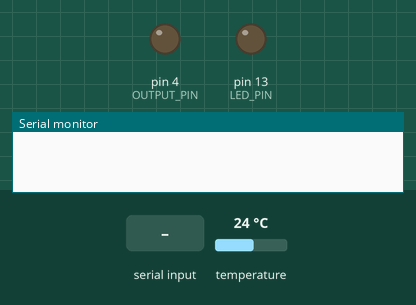
Bench run of a sketch on a simulated Arduino Uno, built with avr-gcc and run on an emulated ATmega328P. Shown: output pins drawn as LEDs (lit = HIGH), the last lines printed to the serial monitor. Wiring (inferred from the names in the program): DS3231 clock at I2C address 0x68. Inputs (shaded band) come from the test bench; at power-on: temperature 24 °C. The local clock reads 2024-03-15 10:24:30 at power-on unless the sketch sets it.

Above: at 0.1 s.
At 4.2 s:
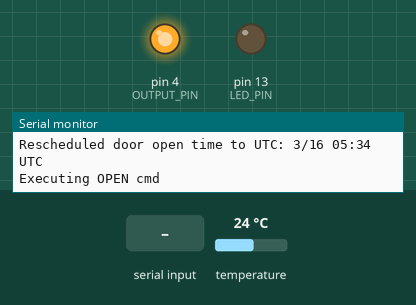
4.3 s: "t" received over Serial
5.8 s: "b" received over Serial
7.3 s: "r" received over Serial
Timing chart, 0 to 10.3 s (numbered marks = the images above; inputs shaded):
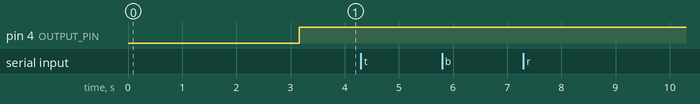

The sketch:

ChickenDoor.ino
```cpp
#include <Wire.h>

#include <math.h>

// RTClib - Version: Latest
#include <RTClib.h>
#include <Dusk2Dawn.h>


#define DEBUG
#define RTC_ADDR 0x68
#define RTC_RAM_ADDR 7

RTC_DS3231 rtc;
Dusk2Dawn fillmore(34.419691, -118.923892, -8);

bool reInit = true;
int INPUT_PIN = 2;
int OUTPUT_PIN = 4;
int LED_PIN = 13;
int EEPROMADDR = 0;

enum DOOR_CMD
{
  OPEN,
  CLOSE
};

enum DOOR_STATE
{
  CLOSED = 0,
  OPENED = 1,
  CLOSING = 2,
  OPENING = 3,
  PAUSE_CLOSED = 4,
  PAUSE_OPENED = 5
};

enum LED_STATE
{
  HEART_BEAT,
  LOST_POWER,
};

struct DOOR_DATA
{
  DOOR_STATE state = CLOSED;
  DateTime openTimeOn, openTimeOff, moveTimeStart, pauseStartTime;
  DateTime closeTimeOn, closeTimeOff;
  DateTime scheduledOpenTime, scheduledCloseTime;

  DOOR_CMD stack[8];
  int stackPointer = 0;
} door;

struct BUTTON
{
  int state = HIGH;
  int buttonPress;
  int previous = LOW;
  long time = 0;
  long debounce = 200;
} button;

LED_STATE led_state = HEART_BEAT;

#ifdef DEBUG
DateTime nextHeartBeat, nextLEDOffTime;

#define PRT_STR(str) Serial.print(str);
#define PRT_INT(x)   Serial.print(x, DEC);
#define PRT_LN_STR(str) Serial.println(str);
#else
#define PRT_STR(str)
#define PRT_INT(x)
#define PRT_LN_STR(str)
#endif

byte writeRTC(byte value)
{
  Wire.beginTransmission(RTC_ADDR);
  Wire.write(RTC_RAM_ADDR);
  Wire.write(value);

  byte result = Wire.endTransmission();
  return result;
}

byte readRTC()
{
  byte result;

  Wire.beginTransmission(RTC_ADDR);
  Wire.write(RTC_RAM_ADDR);

  if (Wire.endTransmission() != 0)
  {
    return -1;
  }

  Wire.requestFrom((uint8_t)RTC_ADDR, 1);
  result = Wire.read();

  return result;
}

void sendDoorCommand(DOOR_CMD cmd)
{
  PRT_STR("Command Received: ");
  PRT_STR(cmd == OPEN ? "OPEN" : "CLOSE");

  if (door.stackPointer < 8)
  {
    door.stackPointer++;
    door.stack[door.stackPointer] = cmd;
    PRT_LN_STR(" ");
  }
  else
  {
    PRT_LN_STR(" but stackPointer is full");
  }
}

int dayOfWeek(int y, int m, int d)
{
  int xRef[7] = {0, 6, 5, 4, 3, 2, 1};

  if (d + m < 3)
  {
    y = y - 1;
  }
  else
  {
    y = y - 2;
  }

  int dayNum = (23 * m / 9 + d + 4 + y / 4 - y / 100 + y / 400) % 7;

  int result = xRef[dayNum];

  return result;
}
bool checkIfDST()
{
#define MARCH             3
#define NOVEMBER         11
#define FIRST_DAY         1
#define NUM_DAYS_IN_WEEK  7

  bool DST = false;

  DateTime now = rtc.now();

  int year = now.year();
  int month = now.month();
  int day = now.day();
  int hour = now.hour();

  // DST begins 2nd sunday of march
  // DST ends  1st sunday of Nov

  uint32_t startDayDST = DateTime(year, MARCH, FIRST_DAY + NUM_DAYS_IN_WEEK + dayOfWeek(year, MARCH, FIRST_DAY), 2, 0, 0).unixtime();
  uint32_t endDayDST = DateTime(year, NOVEMBER, FIRST_DAY + dayOfWeek(year, NOVEMBER, FIRST_DAY), 2, 0, 0).unixtime();
  uint32_t currTime = now.unixtime();

  if (currTime >= startDayDST && currTime <= endDayDST)
  {
    DST = true;
  }

  return DST;
}

void doorMgr()
{
  if (door.state == OPENED || door.state == CLOSED)
  {
    if (door.stackPointer > 0)
    {

      DOOR_CMD cmd = door.stack[door.stackPointer];
      door.stackPointer --;

      if (cmd == OPEN && door.state == CLOSED)
      {
        digitalWrite(OUTPUT_PIN, HIGH);
        door.state = OPENING;
        door.moveTimeStart = rtc.now();

        writeRTC(OPENING);

        PRT_LN_STR("Executing OPEN cmd");
      }
      else if (cmd == CLOSE && door.state == OPENED)
      {
        digitalWrite(OUTPUT_PIN, HIGH);
        door.state = CLOSING;
        door.moveTimeStart = rtc.now();

        writeRTC(CLOSING);

        PRT_LN_STR("Executing CLOSE cmd");
      }
    }
  }
  else if (door.state == OPENING)
  {
    if (rtc.now().secondstime() >= (door.moveTimeStart + TimeSpan(0, 0, 0, 15)).secondstime())
    {
      digitalWrite(OUTPUT_PIN, LOW);
      door.state = PAUSE_OPENED;
      door.pauseStartTime = rtc.now();

      writeRTC(OPENED);

      PRT_LN_STR("Set door state to PAUSE_OPENED");
    }
  }
  else if (door.state == CLOSING)
  {
    if (rtc.now().secondstime() >= (door.moveTimeStart + TimeSpan(0, 0, 0, 15)).secondstime())
    {
      digitalWrite(OUTPUT_PIN, LOW);
      door.state = PAUSE_CLOSED;
      door.pauseStartTime = rtc.now();

      writeRTC(CLOSED);

      PRT_LN_STR("Set door state to PAUSE_CLOSED");
    }
  }
  else if (door.state == PAUSE_OPENED)
  {
    if (rtc.now().secondstime() >= (door.pauseStartTime + TimeSpan(0, 0, 0, 5)).secondstime())
    {
      door.state = OPENED;
      PRT_LN_STR("Set door state to OPENED");
    }
  }
  else if (door.state == PAUSE_CLOSED)
  {
    if (rtc.now().secondstime() >= (door.pauseStartTime + TimeSpan(0, 0, 0, 5)).secondstime())
    {
      door.state = CLOSED;
      PRT_LN_STR("Set door state to CLOSED");
    }
  }
}

void ledMgr()
{
  if (led_state == HEART_BEAT)
  {
    if (rtc.now().secondstime() >= nextHeartBeat.secondstime())
    {
      nextHeartBeat = rtc.now() + TimeSpan(0, 0, 0, 30);
      nextLEDOffTime = rtc.now() + TimeSpan(0, 0, 0, 1);
      digitalWrite(LED_PIN, HIGH);
    }
    else if (rtc.now().secondstime() >= nextLEDOffTime.secondstime())
    {
      digitalWrite(LED_PIN, LOW);
    }
  }
  else if (led_state == LOST_POWER)
  {
    if (rtc.now().secondstime() >= nextHeartBeat.secondstime())
    {
      nextHeartBeat = rtc.now() + TimeSpan(0, 0, 0, 3);
      nextLEDOffTime = rtc.now() + TimeSpan(0, 0, 0, 1);
      digitalWrite(LED_PIN, HIGH);
    }
    else if (rtc.now().secondstime() >= nextLEDOffTime.secondstime())
    {
      digitalWrite(LED_PIN, LOW);
    }
  }
}

DateTime getSunSet(DateTime day)
{
  int sunset = fillmore.sunset(day.year(), day.month(), day.day(), false);
  int hour = sunset / 60;
  int min = sunset % 60;

  return DateTime(day.year(), day.month(), day.day(), 0, 0, 0) + TimeSpan(0, hour, min + 45, 0);
}

DateTime getSunRise(DateTime day)
{
  int sunrise = fillmore.sunrise(day.year(), day.month(), day.day(), false);
  int hour = sunrise / 60;
  int min = sunrise % 60;

  return DateTime(day.year(), day.month(), day.day(), 0, 0, 0) + TimeSpan(0, hour, min - 30, 0);
}

void buttonPressed()
{
  PRT_LN_STR("Button was pressed.");
  if (door.state == CLOSED)
  {
    sendDoorCommand(OPEN);
  }
  else if (door.state == OPENED)
  {
    sendDoorCommand(CLOSE);
  }
}

void checkButtonPress()
{
  button.buttonPress = digitalRead(INPUT_PIN);

  if (button.buttonPress == HIGH && button.previous == LOW && (long)millis() - button.time > button.debounce)
  {
    if (button.state == HIGH)
    {
      button.state = LOW;
    }
    else
    {
      button.state = HIGH;
    }

    button.time = millis();
  }

  button.previous = button.buttonPress;

  if (button.buttonPress)
  {
    buttonPressed();
  }
}

void setup()
{
#ifdef DEBUG
  {
    Serial.begin(9600);

    delay(3000); // wait for console opening
  }
#endif

  PRT_LN_STR("Entered Setup()");
  if (! rtc.begin())
  {
    PRT_LN_STR("Couldn't find RTC");
    while (! rtc.begin());
  }

  if (rtc.lostPower())
  {
    PRT_LN_STR("Power was lost");

    led_state = LOST_POWER;
  }

  pinMode(OUTPUT_PIN, OUTPUT);
  digitalWrite(OUTPUT_PIN, LOW);
  pinMode(INPUT_PIN, INPUT);
  pinMode(LED_PIN, OUTPUT);

#ifdef DEBUG
  nextHeartBeat = rtc.now() + TimeSpan(0, 0, 0, 30);
  nextLEDOffTime = nextHeartBeat + TimeSpan(0, 0, 0, 1);
#else
  digitalWrite(LED_PIN, LOW);
#endif

  int storedDoorState = readRTC();
  if (storedDoorState > OPENING)
  {
    PRT_LN_STR("Setting RTC RAM to DOOR_STATE = CLOSED");
    writeRTC(CLOSED);
  }
  else
  {
    door.state = storedDoorState;
  }
}

void printDateTime(DateTime t)
{
  PRT_INT(t.month());
  PRT_STR("/");
  PRT_INT(t.day());
  PRT_STR(" ");

  if (t.hour() < 10)
  {
    PRT_STR("0");
  }

  PRT_STR(t.hour());
  PRT_STR(":");

  if (t.minute() < 10)
  {
    PRT_STR("0");
  }

  PRT_INT(t.minute());

  PRT_LN_STR(" UTC");
}

#ifdef DEBUG
void handleSerial()
{
  while (Serial.available() > 0)
  {
    char incomingCharacter = Serial.read();
    switch (incomingCharacter)
    {
      case 't':
        {
          PRT_STR("The UTC time is: ");
          printDateTime(rtc.now());

          PRT_STR("Scheduled door to close at UTC: ");
          printDateTime(door.scheduledCloseTime);

          PRT_STR("Scheduled door to open at UTC: ");
          printDateTime(door.scheduledOpenTime);
          break;
        }
      case 'b':
        {
          buttonPressed();
          break;
        }
      case 'r':
        {
          DateTime setTime = DateTime(F(__DATE__), F(__TIME__));
          reInit = true;
          rtc.adjust(setTime);

          if (checkIfDST())
          {
            rtc.adjust(setTime - TimeSpan(1, 0, 0, 0));
          }

          PRT_STR("Reset time to UTC: ");
          printDateTime(rtc.now());
          break;
        }
      case 's':
        {
          int storedDoorState = readRTC();

          if (storedDoorState == 0)
          {
            PRT_LN_STR("RTC door state is closed");
          }
          if (storedDoorState == 1)
          {
            PRT_LN_STR("RTC door state is open");
          }
          if (storedDoorState == 2)
          {
            PRT_LN_STR("RTC door state is closing");
          }
          if (storedDoorState == 3)
          {
            PRT_LN_STR("RTC door state is opening");
          }

          break;
        }
    }
  }
}
#endif

void loop()
{
  DateTime now = rtc.now();

#ifdef DEBUG
  handleSerial();
#endif

  if (reInit)
  {
    PRT_LN_STR("Reinit");

    reInit = false;

    DateTime sunset = getSunSet(now);
    DateTime sunrise = getSunRise(now);

    PRT_STR("Sunrise is UTC: ");
    printDateTime(sunrise);

    PRT_STR("Sunset is UTC: ");
    printDateTime(sunset);

    if (now.secondstime() < sunrise.secondstime())
    {
      door.scheduledOpenTime = sunrise;
      PRT_STR("Scheduled door to open at UTC: ");
      printDateTime(door.scheduledOpenTime);
    }

    if (now.secondstime() < sunset.secondstime())
    {
      door.scheduledCloseTime = sunset;
      PRT_STR("Scheduled door to close at UTC: ");
      printDateTime(door.scheduledCloseTime);
    }
  }

  if (now.secondstime() > door.scheduledOpenTime.secondstime())
  {
    sendDoorCommand(OPEN);

    DateTime sunriseTomorrow = getSunRise(now + TimeSpan(1, 0, 0, 0));
    door.scheduledOpenTime = sunriseTomorrow;

    PRT_STR("Rescheduled door open time to UTC: ");
    printDateTime(door.scheduledOpenTime);
  }
  else if (now.secondstime() > door.scheduledCloseTime.secondstime())
  {
    sendDoorCommand(CLOSE);

    DateTime sunsetTomorrow = getSunSet(now + TimeSpan(1, 0, 0, 0));
    door.scheduledCloseTime = sunsetTomorrow;

    PRT_STR("Rescheduled door close time to UTC: ");
    printDateTime(door.scheduledCloseTime);
  }

  doorMgr();
  ledMgr();
}
```
